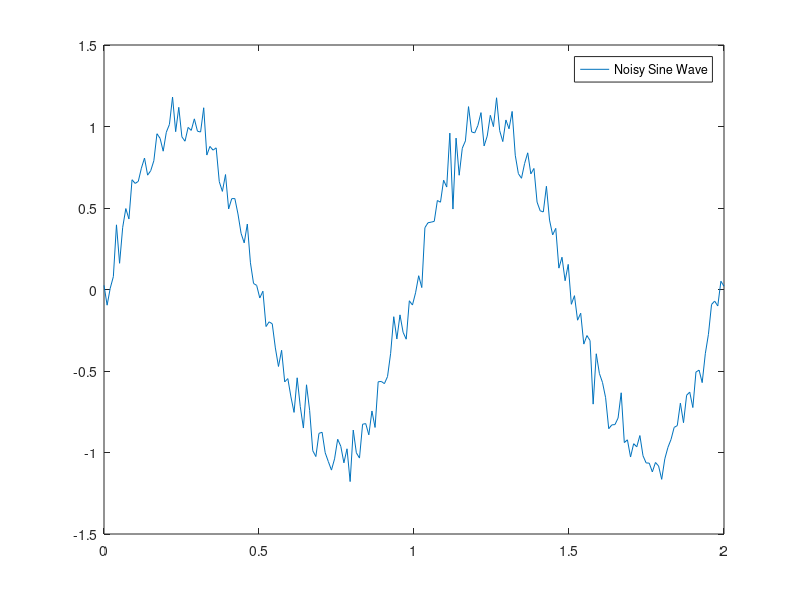

The MATLAB source for this figure: (Note: this script raises an error after producing the figure.)
% Test trailing average filter function
function test_trailing_filter()
    % Generate noisy sine wave to filter
    N = 200;
    t = linspace(0, 2, N)';   % Time axis
    f = 1;      % 1 Hz
    An = 0.1;   % Amplitude of noise
    % Create sine wave signal with some random noise on it
    y = sin(2*pi*f*t) + An*randn(size(t));

    % Plot signal
    plot(t, y)
    legend('Noisy Sine Wave');
    hold on

    fprintf('Hit any key to continue...\n')
    pause

    % Now filter the signal Npts=3 & plot the filtered result
    Npts = 3;
    [tf, yf] = trailing_filter(t, y, Npts);
    plot(tf, yf)
    legend('Noisy Sine Wave','Filtered Npts = 3');
    hold on

    fprintf('Hit any key to continue...\n')
    pause

    % Now filter the signal Npts=7 & plot the filtered result
    Npts = 7;
    [tf, yf] = trailing_filter(t, y, Npts);
    plot(tf, yf)
    legend('Noisy Sine Wave','Filtered Npts = 3', 'Filtered Npts = 7');
    hold on

    fprintf('Hit any key to continue...\n')
    pause

    % Now filter the signal Npts=11 & plot the filtered result
    Npts = 11;
    [tf, yf] = trailing_filter(t, y, Npts);
    plot(tf, yf)
    legend('Noisy Sine Wave','Filtered Npts = 3', 'Filtered Npts = 7', 'Filtered Npts = 11');
end
